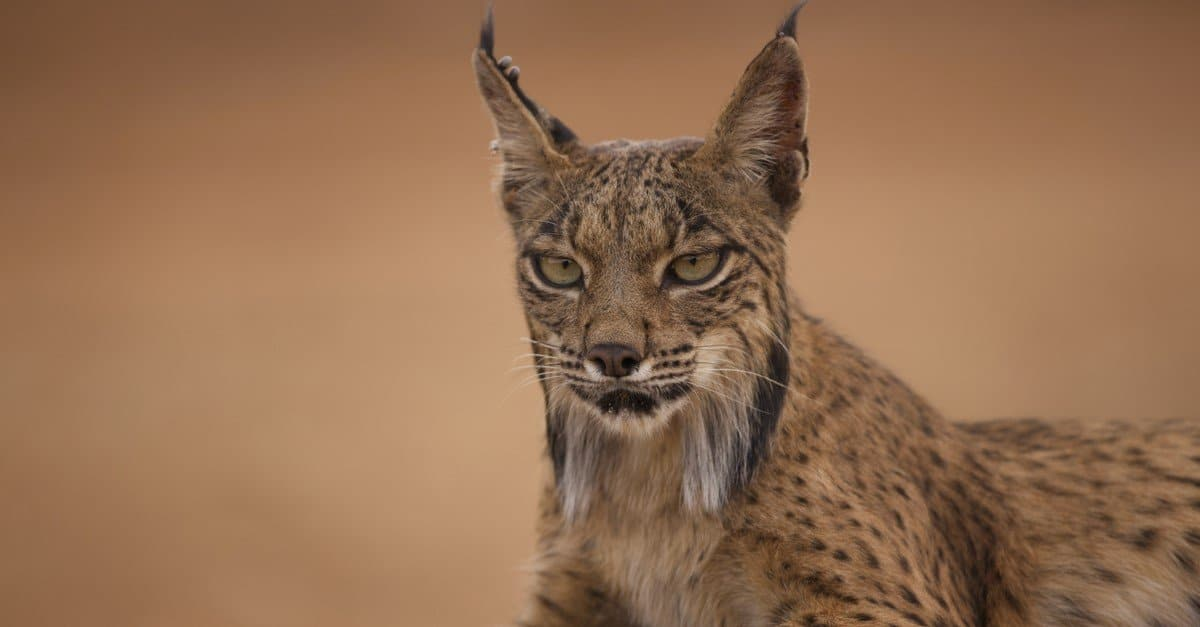
#> input picture codes/morph/images/cat.jpg, 1200 x 627 px
$ python color_images.py
#> lines starting #> are read from the running program, lines starting #| are printed output that depends on the picture
import cv2
import numpy as np
import matplotlib.pyplot as plt


img = cv2.imread('./images/cat.jpg')
#> img is the input picture: shape (627, 1200, 3); mean B, G, R 82.3, 111.1, 147.9

# splitting the BGR image into three channels
b, g, r = cv2.split(img)
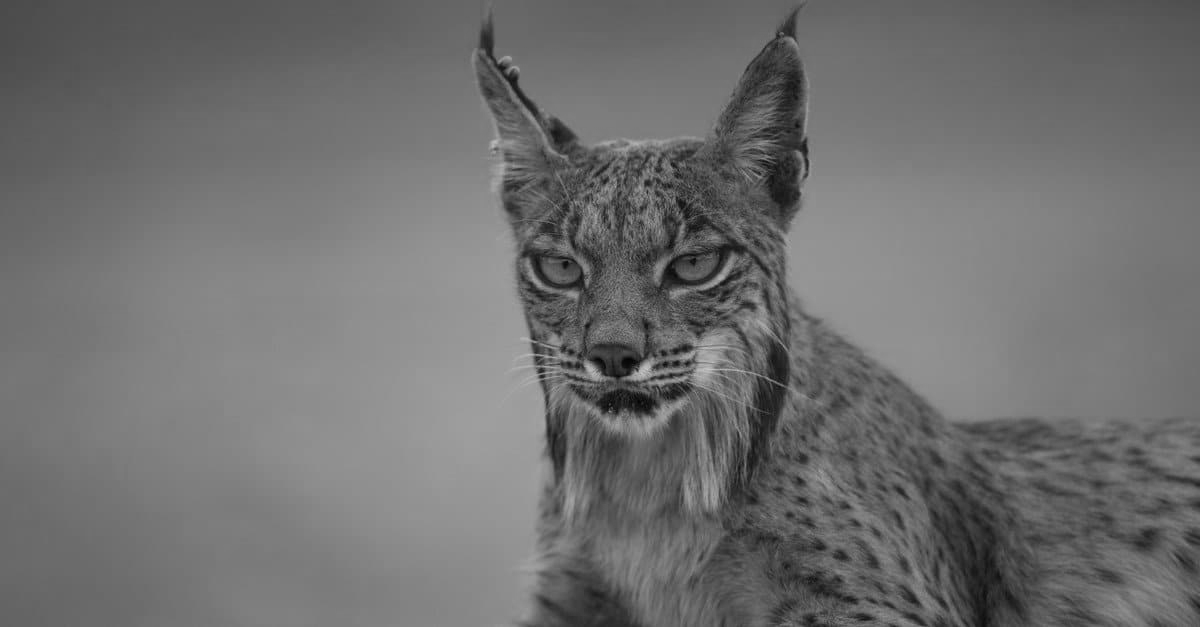
#> g: shape (627, 1200); min 1, max 203, mean 111.1
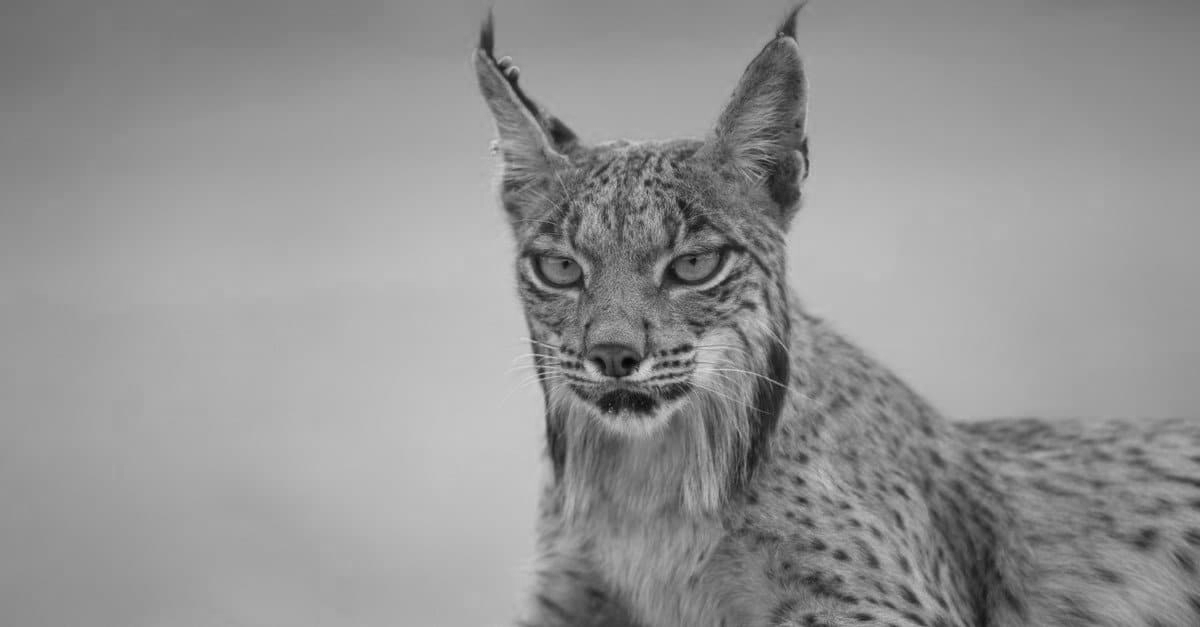
#> r: shape (627, 1200); min 6, max 223, mean 147.9

# kernel
kernel = np.ones((15,15),np.uint8)

# opening on each color channel
r_open = cv2.morphologyEx(r, cv2.MORPH_OPEN, kernel)
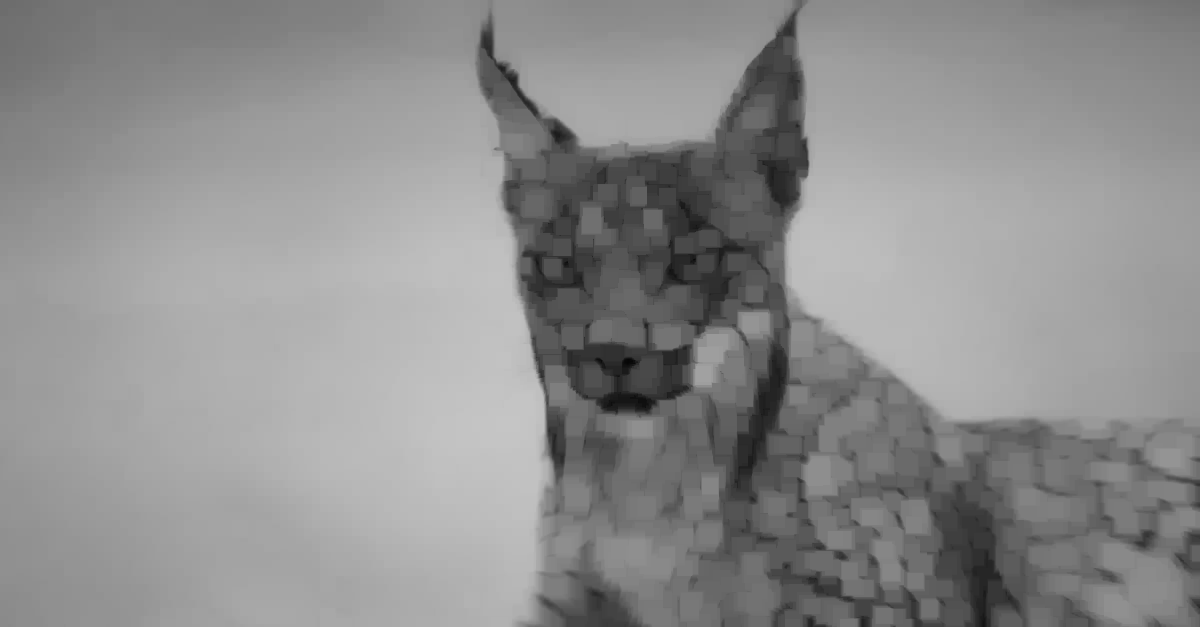
#> r_open: shape (627, 1200); min 6, max 197, mean 142.1
g_open = cv2.morphologyEx(g, cv2.MORPH_OPEN, kernel)
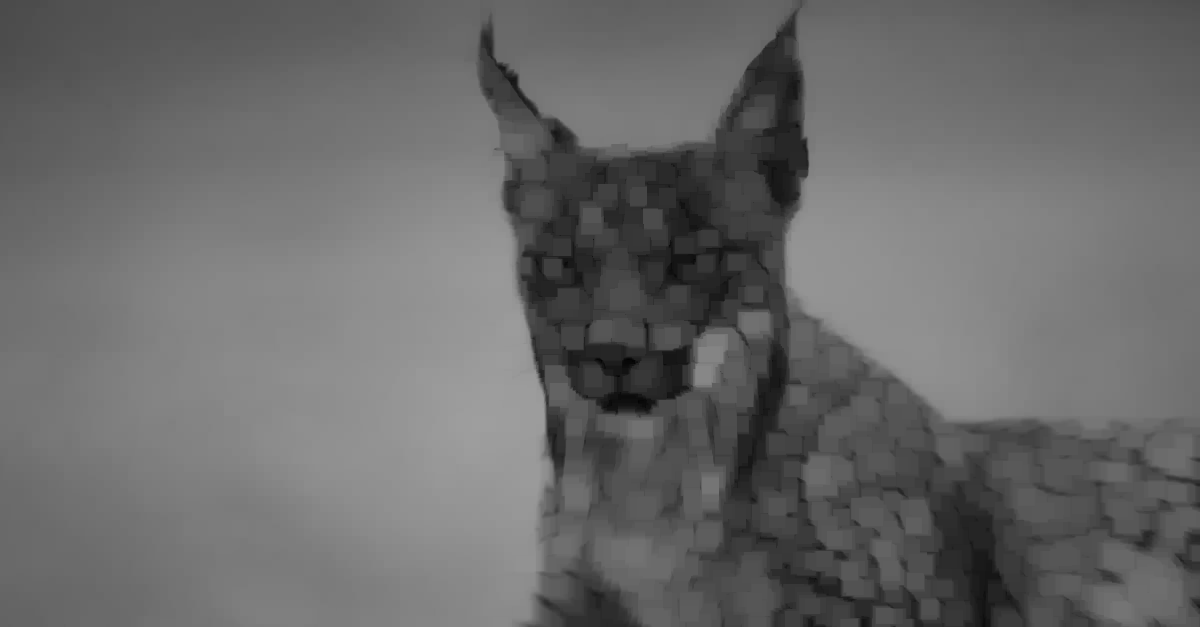
#> g_open: shape (627, 1200); min 1, max 158, mean 105.6
b_open = cv2.morphologyEx(b, cv2.MORPH_OPEN, kernel)
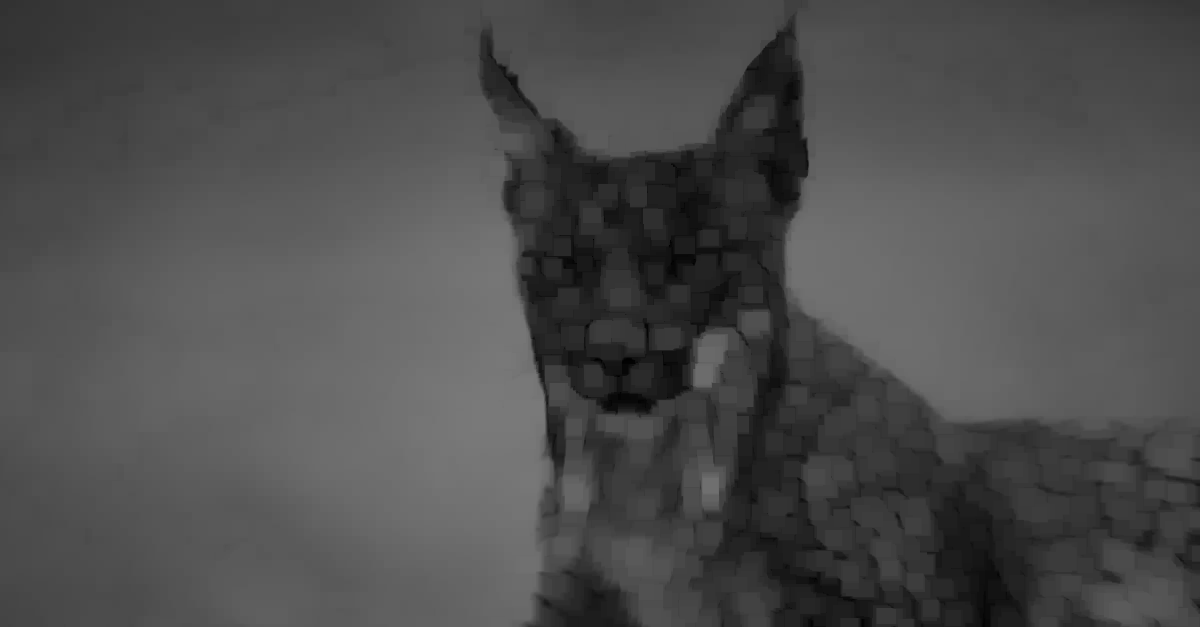
#> b_open: shape (627, 1200); min 0, max 121, mean 76.8

# merging channels on image
opened_img = cv2.merge((r_open, g_open, b_open))
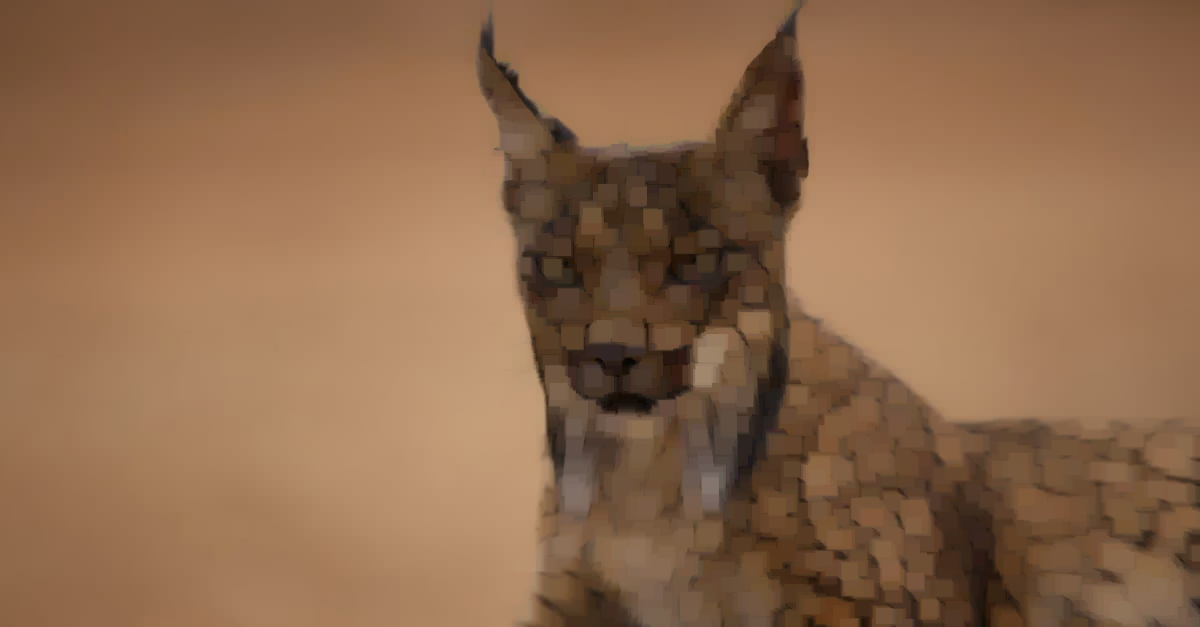
#> opened_img: shape (627, 1200, 3); mean R, G, B 142.1, 105.6, 76.8

# plotting
plt.subplot(121),plt.imshow(img),plt.title('Original')
plt.xticks([]), plt.yticks([])
plt.subplot(122),plt.imshow(opened_img),plt.title('Opened')
plt.xticks([]), plt.yticks([])
plt.show()
#> figure, not shown here; B, G, R data is drawn as R, G, B
